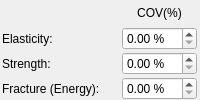
             <widget class="QWidget" name="rfMaterialPropsWidget">
              <property name="sizePolicy">
               <sizepolicy hsizetype="Maximum" vsizetype="Preferred">
                <horstretch>0</horstretch>
                <verstretch>0</verstretch>
               </sizepolicy>
              </property>
              <layout class="QGridLayout" name="gridLayout_rf_material">
               <property name="leftMargin">
                <number>0</number>
               </property>
               <property name="topMargin">
                <number>0</number>
               </property>
               <property name="rightMargin">
                <number>0</number>
               </property>
               <property name="bottomMargin">
                <number>0</number>
               </property>
               <property name="horizontalSpacing">
                <number>0</number>
               </property>
               <property name="verticalSpacing">
                <number>2</number>
               </property>
               <item row="0" column="0">
                <spacer name="spacer_rf_material_header_label">
                 <property name="orientation">
                  <enum>Qt::Horizontal</enum>
                 </property>
                 <property name="sizeType">
                  <enum>QSizePolicy::Minimum</enum>
                 </property>
                 <property name="sizeHint" stdset="0">
                  <size>
                   <width>0</width>
                   <height>0</height>
                  </size>
                 </property>
                </spacer>
               </item>
               <item row="0" column="1">
                <spacer name="spacer_rf_material_header_gap">
                 <property name="orientation">
                  <enum>Qt::Horizontal</enum>
                 </property>
                 <property name="sizeType">
                  <enum>QSizePolicy::Fixed</enum>
                 </property>
                 <property name="sizeHint" stdset="0">
                  <size>
                   <width>20</width>
                   <height>20</height>
                  </size>
                 </property>
                </spacer>
               </item>
               <item row="0" column="2">
                <widget class="QLabel" name="label_rf_material_cov_header">
                 <property name="minimumSize">
                  <size>
                   <width>75</width>
                   <height>0</height>
                  </size>
                 </property>
                 <property name="maximumSize">
                  <size>
                   <width>75</width>
                   <height>16777215</height>
                  </size>
                 </property>
                 <property name="text">
                  <string>COV(%)</string>
                 </property>
                 <property name="alignment">
                  <set>Qt::AlignHCenter|Qt::AlignVCenter</set>
                 </property>
                </widget>
               </item>
               <item row="1" column="0">
                <widget class="QLabel" name="label_rf_elasticity">
                 <property name="sizePolicy">
                  <sizepolicy hsizetype="Maximum" vsizetype="Preferred">
                   <horstretch>0</horstretch>
                   <verstretch>0</verstretch>
                  </sizepolicy>
                 </property>
                 <property name="text">
                  <string>Elasticity:</string>
                 </property>
                 <property name="alignment">
                  <set>Qt::AlignLeft|Qt::AlignVCenter</set>
                 </property>
                </widget>
               </item>
               <item row="1" column="1">
                <spacer name="spacer_rf_material_elasticity_gap">
                 <property name="orientation">
                  <enum>Qt::Horizontal</enum>
                 </property>
                 <property name="sizeType">
                  <enum>QSizePolicy::Fixed</enum>
                 </property>
                 <property name="sizeHint" stdset="0">
                  <size>
                   <width>20</width>
                   <height>20</height>
                  </size>
                 </property>
                </spacer>
               </item>
               <item row="1" column="2">
                <widget class="QDoubleSpinBox" name="rfFieldElasticityCOV">
                 <property name="minimumSize">
                  <size>
                   <width>75</width>
                   <height>0</height>
                  </size>
                 </property>
                 <property name="maximumSize">
                  <size>
                   <width>75</width>
                   <height>16777215</height>
                  </size>
                 </property>
                 <property name="toolTip">
                  <string>COV (%)</string>
                 </property>
                 <property name="suffix">
                  <string> %</string>
                 </property>
                 <property name="decimals">
                  <number>2</number>
                 </property>
                 <property name="maximum">
                  <double>999999.000000000000000</double>
                 </property>
                </widget>
               </item>
               <item row="2" column="0">
                <widget class="QLabel" name="label_rf_strength">
                 <property name="sizePolicy">
                  <sizepolicy hsizetype="Maximum" vsizetype="Preferred">
                   <horstretch>0</horstretch>
                   <verstretch>0</verstretch>
                  </sizepolicy>
                 </property>
                 <property name="text">
                  <string>Strength:</string>
                 </property>
                 <property name="alignment">
                  <set>Qt::AlignLeft|Qt::AlignVCenter</set>
                 </property>
                </widget>
               </item>
               <item row="2" column="1">
                <spacer name="spacer_rf_material_strength_gap">
                 <property name="orientation">
                  <enum>Qt::Horizontal</enum>
                 </property>
                 <property name="sizeType">
                  <enum>QSizePolicy::Fixed</enum>
                 </property>
                 <property name="sizeHint" stdset="0">
                  <size>
                   <width>20</width>
                   <height>20</height>
                  </size>
                 </property>
                </spacer>
               </item>
               <item row="2" column="2">
                <widget class="QDoubleSpinBox" name="rfFieldStrengthCOV">
                 <property name="minimumSize">
                  <size>
                   <width>75</width>
                   <height>0</height>
                  </size>
                 </property>
                 <property name="maximumSize">
                  <size>
                   <width>75</width>
                   <height>16777215</height>
                  </size>
                 </property>
                 <property name="toolTip">
                  <string>COV (%)</string>
                 </property>
                 <property name="suffix">
                  <string> %</string>
                 </property>
                 <property name="decimals">
                  <number>2</number>
                 </property>
                 <property name="maximum">
                  <double>999999.000000000000000</double>
                 </property>
                </widget>
               </item>
               <item row="3" column="0">
                <widget class="QLabel" name="label_rf_fracture">
                 <property name="sizePolicy">
                  <sizepolicy hsizetype="Maximum" vsizetype="Preferred">
                   <horstretch>0</horstretch>
                   <verstretch>0</verstretch>
                  </sizepolicy>
                 </property>
                 <property name="text">
                  <string>Fracture (Energy):</string>
                 </property>
                 <property name="alignment">
                  <set>Qt::AlignLeft|Qt::AlignVCenter</set>
                 </property>
                </widget>
               </item>
               <item row="3" column="1">
                <spacer name="spacer_rf_material_fracture_gap">
                 <property name="orientation">
                  <enum>Qt::Horizontal</enum>
                 </property>
                 <property name="sizeType">
                  <enum>QSizePolicy::Fixed</enum>
                 </property>
                 <property name="sizeHint" stdset="0">
                  <size>
                   <width>20</width>
                   <height>20</height>
                  </size>
                 </property>
                </spacer>
               </item>
               <item row="3" column="2">
                <widget class="QDoubleSpinBox" name="rfFieldFractureCOV">
                 <property name="minimumSize">
                  <size>
                   <width>75</width>
                   <height>0</height>
                  </size>
                 </property>
                 <property name="maximumSize">
                  <size>
                   <width>75</width>
                   <height>16777215</height>
                  </size>
                 </property>
                 <property name="toolTip">
                  <string>COV (%)</string>
                 </property>
                 <property name="suffix">
                  <string> %</string>
                 </property>
                 <property name="decimals">
                  <number>2</number>
                 </property>
                 <property name="maximum">
                  <double>999999.000000000000000</double>
                 </property>
                </widget>
               </item>
              </layout>
             </widget>
